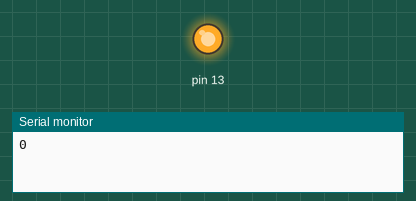
Simulated run of this sketch. Board: Arduino Pro Mini, built with avr-gcc and run on an emulated ATmega328P. Shown: output pins drawn as LEDs (lit = HIGH), the last lines printed to the serial monitor.

Above: at 5.0 s.
At 15.0 s:
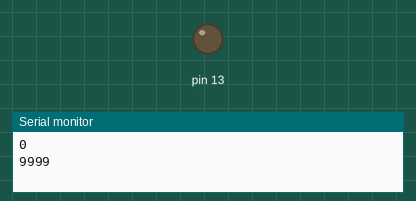
Timing chart, 0 to 26.0 s (numbered marks = the images above):
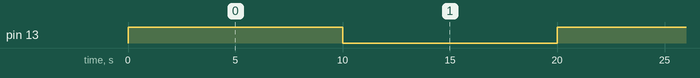

Measured:
- by itself, pin 13: alternates HIGH for 10.0 s and LOW for 10.0 s

The sketch:

test.ino
```cpp
void setup() {
  pinMode(13, OUTPUT);
	Serial.begin(115200);
}

void loop() {
  digitalWrite(13, HIGH);
	Serial.println(millis());
  delay(10000);
  digitalWrite(13, LOW);
	Serial.println(millis());
  delay(10000);
}
```
